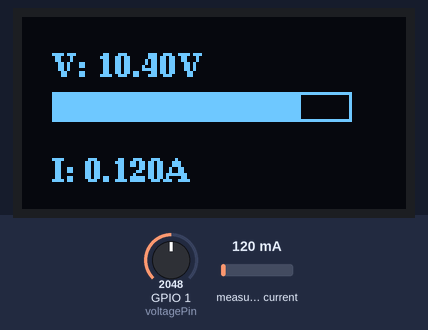
A sketch run on a simulated ESP32-C6. On the bench: 128×64 one-colour display. The inputs (shaded band) are chosen by the test bench; at power-on: measured current 120 mA, GPIO 1 (voltagePin) = 2048. WiFi joins after 1.5 s; servers stay silent unless stated; what the sketch prints to the serial monitor is not drawn.

Above: at 6.7 s.
6.8 s: measured current set to 40 mA
At 7.6 s:
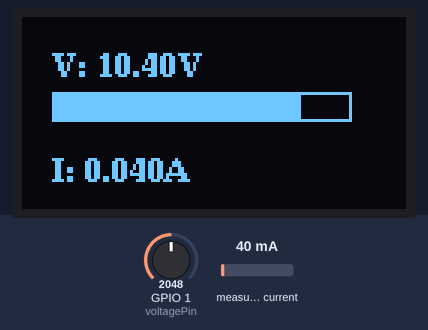
8.7 s: GPIO 1 (voltagePin) set to 2866
At 10.2 s:
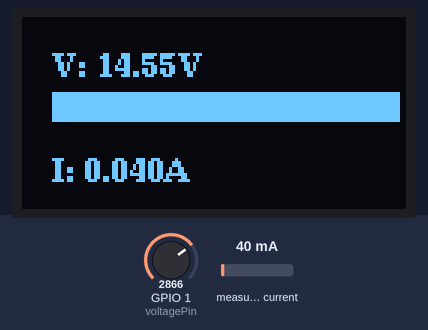
10.5 s: measured current set to 500 mA
At 11.8 s:
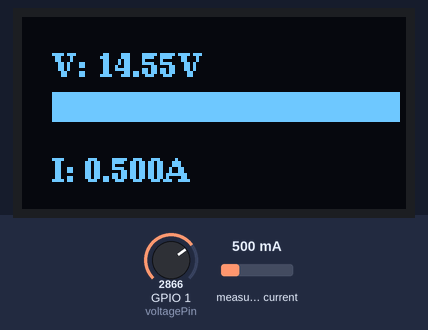
12.4 s: GPIO 1 (voltagePin) set to 3603
At 13.3 s:
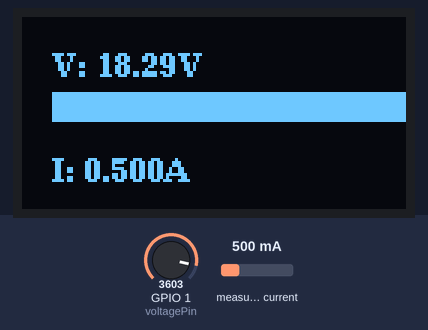
14.3 s: measured current set to 1000 mA
At 15.8 s:
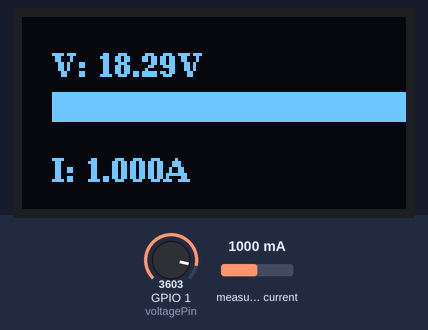
16.1 s: GPIO 1 (voltagePin) set to 4095
At 31.1 s:
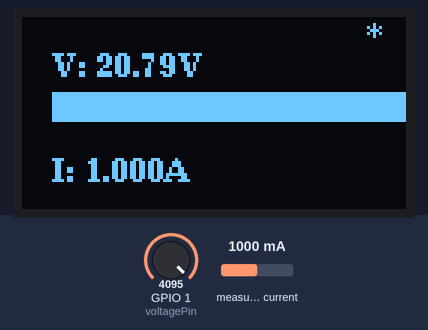
Timing chart, 0 to 32.1 s (numbered marks = the images above; inputs shaded):
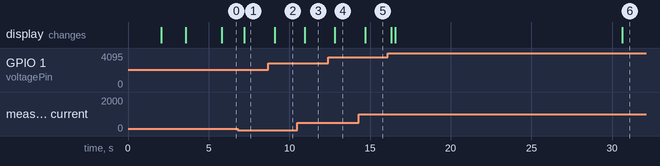

Measured:
- after the input at 6.8 s, the display: changes after 0.42 s (image 1)
- after the input at 8.7 s, the display: changes after 0.39 s (image 2)
- after the input at 10.5 s, the display: changes after 0.46 s (image 3)
- after the input at 12.4 s, the display: changes after 0.43 s (image 4)
- after the input at 14.3 s, the display: changes after 0.39 s (image 5)
- after the input at 16.1 s, the display: first changes after 0.23 s (image 6 shows a later state)

The sketch:

UpdatedCurrentSensor.ino
```cpp
// ESP32-C6 with 1 Voltage Sensor + INA219 Current Sensor + ThingSpeak + OLED
// Bhuvan Kumar

#include <WiFi.h>
#include "ThingSpeak.h"
#include <Wire.h>
#include <U8g2lib.h>
#include <Adafruit_INA219.h>

// ---------- WiFi credentials ----------
const char* ssid = "MBA-VTU";
const char* password = "Dscemba@2022";

// ---------- ThingSpeak credentials ----------
unsigned long myChannelNumber = 3063862;
const char * myWriteAPIKey = "OKTNQOPIKJPYZKVE";
WiFiClient client;

// ---------- Pin Configuration ----------
const int voltagePin = 1;   // Analog pin for Voltage Sensor

// ---------- Calibration ----------
const float VOLTAGE_RATIO = 1.26 * 5.0; // Voltage divider scaling
const float ADC_REF = 3.3;
const int ADC_MAX = 4095;

// ---------- INA219 Current Sensor ----------
Adafruit_INA219 ina219;

// ---------- Timing ----------
unsigned long previousMillis = 0;
const unsigned long uploadInterval = 30000;

// ---------- OLED Configuration ----------
#define OLED_SDA 21
#define OLED_SCL 22
U8G2_SSD1306_128X64_NONAME_F_HW_I2C u8g2(U8G2_R0, /* reset=*/ U8X8_PIN_NONE);

// ---------- Upload status ----------
bool uploadSuccess = false;

// ---------- Setup ----------
void setup() {
  Serial.begin(115200);
  delay(2000);

  // OLED setup
  Wire.begin(OLED_SDA, OLED_SCL);
  u8g2.begin();
  u8g2.setFont(u8g2_font_ncenB08_tr);

  // WiFi setup
  WiFi.mode(WIFI_STA);
  ThingSpeak.begin(client);

  showWiFiStatus();

  // INA219 init
  if (!ina219.begin()) {
    Serial.println("Failed to find INA219 chip");
    while (1) { delay(10); }
  }
  Serial.println("INA219 Current Sensor Initialized");
}

// ---------- Show WiFi Status on OLED ----------
void showWiFiStatus() {
  u8g2.clearBuffer();
  u8g2.setCursor(10, 20);
  u8g2.print("Connecting to WiFi...");
  u8g2.sendBuffer();

  unsigned long startAttemptTime = millis();
  WiFi.begin(ssid, password);
  while (WiFi.status() != WL_CONNECTED && millis() - startAttemptTime < 20000) {
    delay(500);
    Serial.print(".");
  }
  u8g2.clearBuffer();
  u8g2.setCursor(10, 20);
  if (WiFi.status() == WL_CONNECTED) {
    Serial.println("\nWiFi Connected!");
    u8g2.print("WiFi Connected!");
  } else {
    Serial.println("\nWiFi Connection Failed!");
    u8g2.print("Connection Failed");
  }
  u8g2.sendBuffer();
  delay(2000);
}

// ---------- Voltage Reading ----------
float readVoltageSensor(int pin, int samples = 50) {
  long sum = 0;
  for (int i = 0; i < samples; i++) {
    sum += analogRead(pin);
  }
  float sensorVoltage = (sum / (float)samples) * (ADC_REF / ADC_MAX);
  return sensorVoltage * VOLTAGE_RATIO;
}

// ---------- Current Reading from INA219 ----------
float readCurrentINA219() {
  return abs(ina219.getCurrent_mA() / 1000.0); // Convert mA to A
}

// ---------- Main Loop ----------
void loop() {
  unsigned long currentMillis = millis();

  // Read sensors
  float voltage = readVoltageSensor(voltagePin);
  float current = readCurrentINA219();

  // Print to Serial
  Serial.print("Voltage: "); Serial.print(voltage, 2); Serial.print(" V\t");
  Serial.print("Current: "); Serial.print(current, 3); Serial.println(" A");
  delay(200);

  // Send to ThingSpeak every 30s
  if (currentMillis - previousMillis >= uploadInterval) {
    previousMillis = currentMillis;
    if (WiFi.status() == WL_CONNECTED) {
      ThingSpeak.setField(1, voltage);
      ThingSpeak.setField(2, current);
      int x = ThingSpeak.writeFields(myChannelNumber, myWriteAPIKey);
      if (x == 200) {
        Serial.println("ThingSpeak update successful!");
        uploadSuccess = true;
      } else {
        Serial.print("ThingSpeak update failed, error: ");
        Serial.println(x);
        uploadSuccess = false;
      }
    } else {
      Serial.println("WiFi not connected. Skipping update.");
      uploadSuccess = false;
    }
  }

  // Display on OLED
  u8g2.clearBuffer();
  u8g2.setFont(u8g2_font_ncenB08_tr);

  char buf[10];

  // Voltage
  u8g2.setCursor(10, 20);
  u8g2.print("V: ");
  dtostrf(voltage, 4, 2, buf);
  u8g2.print(buf);
  u8g2.print("V");
  int barWidthV = map(voltage, 0, 12.0, 0, 100);
  u8g2.drawFrame(10, 25, 100, 10);
  u8g2.drawBox(10, 25, barWidthV, 10);

  // Current
  u8g2.setCursor(10, 55);
  u8g2.print("I: ");
  dtostrf(current, 4, 3, buf);
  u8g2.print(buf);
  u8g2.print("A");

  // Upload Status
  if (uploadSuccess) {
    u8g2.setCursor(115, 10);
    u8g2.print("*");
  }

  u8g2.sendBuffer();
}
```
